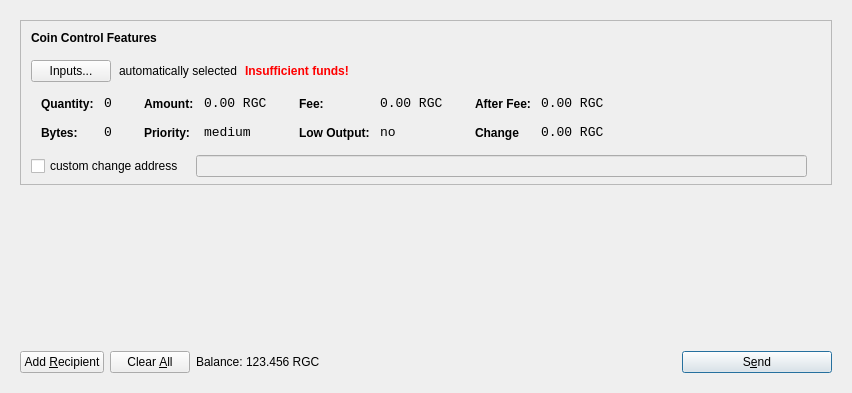
<?xml version="1.0" encoding="UTF-8"?>
<ui version="4.0">
 <class>SendCoinsDialog</class>
 <widget class="QDialog" name="SendCoinsDialog">
  <property name="geometry">
   <rect>
    <x>0</x>
    <y>0</y>
    <width>849</width>
    <height>393</height>
   </rect>
  </property>
  <property name="windowTitle">
   <string>Send Coins</string>
  </property>
  <layout class="QVBoxLayout" name="verticalLayout">
   <item>
    <widget class="QFrame" name="frameMain">
     <layout class="QVBoxLayout" name="verticalLayout_3">
      <item>
       <widget class="QFrame" name="frameCoinControl">
        <property name="sizePolicy">
         <sizepolicy hsizetype="Expanding" vsizetype="Expanding">
          <horstretch>0</horstretch>
          <verstretch>0</verstretch>
         </sizepolicy>
        </property>
        <property name="maximumSize">
         <size>
          <width>16777215</width>
          <height>16777215</height>
         </size>
        </property>
        <property name="frameShape">
         <enum>QFrame::StyledPanel</enum>
        </property>
        <property name="frameShadow">
         <enum>QFrame::Sunken</enum>
        </property>
        <layout class="QVBoxLayout" name="verticalLayoutCoinControl2">
         <property name="spacing">
          <number>6</number>
         </property>
         <property name="leftMargin">
          <number>0</number>
         </property>
         <property name="topMargin">
          <number>0</number>
         </property>
         <property name="rightMargin">
          <number>0</number>
         </property>
         <property name="bottomMargin">
          <number>6</number>
         </property>
         <item>
          <layout class="QVBoxLayout" name="verticalLayoutCoinControl" stretch="0,0,0,0,1">
           <property name="spacing">
            <number>0</number>
           </property>
           <property name="leftMargin">
            <number>10</number>
           </property>
           <property name="topMargin">
            <number>10</number>
           </property>
           <item>
            <layout class="QHBoxLayout" name="horizontalLayoutCoinControl1">
             <property name="bottomMargin">
              <number>15</number>
             </property>
             <item>
              <widget class="QLabel" name="labelCoinControlFeatures">
               <property name="sizePolicy">
                <sizepolicy hsizetype="Preferred" vsizetype="Maximum">
                 <horstretch>0</horstretch>
                 <verstretch>0</verstretch>
                </sizepolicy>
               </property>
               <property name="font">
                <font>
                 <weight>75</weight>
                 <bold>true</bold>
                </font>
               </property>
               <property name="styleSheet">
                <string notr="true">font-weight:bold;</string>
               </property>
               <property name="text">
                <string>Coin Control Features</string>
               </property>
              </widget>
             </item>
            </layout>
           </item>
           <item>
            <layout class="QHBoxLayout" name="horizontalLayoutCoinControl2" stretch="0,0,0,0">
             <property name="spacing">
              <number>8</number>
             </property>
             <property name="bottomMargin">
              <number>10</number>
             </property>
             <item>
              <widget class="QPushButton" name="pushButtonCoinControl">
               <property name="styleSheet">
                <string notr="true"/>
               </property>
               <property name="text">
                <string>Inputs...</string>
               </property>
              </widget>
             </item>
             <item>
              <widget class="QLabel" name="labelCoinControlAutomaticallySelected">
               <property name="text">
                <string>automatically selected</string>
               </property>
               <property name="margin">
                <number>5</number>
               </property>
              </widget>
             </item>
             <item>
              <widget class="QLabel" name="labelCoinControlInsuffFunds">
               <property name="font">
                <font>
                 <weight>75</weight>
                 <bold>true</bold>
                </font>
               </property>
               <property name="styleSheet">
                <string notr="true">color:red;font-weight:bold;</string>
               </property>
               <property name="text">
                <string>Insufficient funds!</string>
               </property>
               <property name="margin">
                <number>5</number>
               </property>
              </widget>
             </item>
             <item>
              <spacer name="horizontalSpacerCoinControl">
               <property name="orientation">
                <enum>Qt::Horizontal</enum>
               </property>
               <property name="sizeHint" stdset="0">
                <size>
                 <width>40</width>
                 <height>1</height>
                </size>
               </property>
              </spacer>
             </item>
            </layout>
           </item>
           <item>
            <widget class="QWidget" name="widgetCoinControl" native="true">
             <property name="sizePolicy">
              <sizepolicy hsizetype="Preferred" vsizetype="Preferred">
               <horstretch>0</horstretch>
               <verstretch>0</verstretch>
              </sizepolicy>
             </property>
             <property name="minimumSize">
              <size>
               <width>0</width>
               <height>0</height>
              </size>
             </property>
             <property name="styleSheet">
              <string notr="true"/>
             </property>
             <layout class="QHBoxLayout" name="horizontalLayoutCoinControl5">
              <property name="leftMargin">
               <number>0</number>
              </property>
              <property name="topMargin">
               <number>0</number>
              </property>
              <property name="rightMargin">
               <number>0</number>
              </property>
              <property name="bottomMargin">
               <number>0</number>
              </property>
              <item>
               <layout class="QHBoxLayout" name="horizontalLayoutCoinControl3" stretch="0,0,0,1">
                <property name="spacing">
                 <number>20</number>
                </property>
                <property name="topMargin">
                 <number>0</number>
                </property>
                <property name="bottomMargin">
                 <number>10</number>
                </property>
                <item>
                 <layout class="QFormLayout" name="formLayoutCoinControl1">
                  <property name="horizontalSpacing">
                   <number>10</number>
                  </property>
                  <property name="verticalSpacing">
                   <number>14</number>
                  </property>
                  <property name="leftMargin">
                   <number>10</number>
                  </property>
                  <property name="topMargin">
                   <number>4</number>
                  </property>
                  <property name="rightMargin">
                   <number>6</number>
                  </property>
                  <item row="0" column="0">
                   <widget class="QLabel" name="labelCoinControlQuantityText">
                    <property name="styleSheet">
                     <string notr="true">font-weight:bold;</string>
                    </property>
                    <property name="text">
                     <string>Quantity:</string>
                    </property>
                    <property name="margin">
                     <number>0</number>
                    </property>
                   </widget>
                  </item>
                  <item row="0" column="1">
                   <widget class="QLabel" name="labelCoinControlQuantity">
                    <property name="font">
                     <font>
                      <family>Monospace</family>
                      <pointsize>10</pointsize>
                     </font>
                    </property>
                    <property name="cursor">
                     <cursorShape>IBeamCursor</cursorShape>
                    </property>
                    <property name="contextMenuPolicy">
                     <enum>Qt::ActionsContextMenu</enum>
                    </property>
                    <property name="text">
                     <string>0</string>
                    </property>
                    <property name="margin">
                     <number>0</number>
                    </property>
                    <property name="textInteractionFlags">
                     <set>Qt::LinksAccessibleByMouse|Qt::TextSelectableByKeyboard|Qt::TextSelectableByMouse</set>
                    </property>
                   </widget>
                  </item>
                  <item row="1" column="0">
                   <widget class="QLabel" name="labelCoinControlBytesText">
                    <property name="styleSheet">
                     <string notr="true">font-weight:bold;</string>
                    </property>
                    <property name="text">
                     <string>Bytes:</string>
                    </property>
                   </widget>
                  </item>
                  <item row="1" column="1">
                   <widget class="QLabel" name="labelCoinControlBytes">
                    <property name="font">
                     <font>
                      <family>Monospace</family>
                      <pointsize>10</pointsize>
                     </font>
                    </property>
                    <property name="cursor">
                     <cursorShape>IBeamCursor</cursorShape>
                    </property>
                    <property name="contextMenuPolicy">
                     <enum>Qt::ActionsContextMenu</enum>
                    </property>
                    <property name="text">
                     <string>0</string>
                    </property>
                    <property name="textInteractionFlags">
                     <set>Qt::LinksAccessibleByMouse|Qt::TextSelectableByKeyboard|Qt::TextSelectableByMouse</set>
                    </property>
                   </widget>
                  </item>
                 </layout>
                </item>
                <item>
                 <layout class="QFormLayout" name="formLayoutCoinControl2">
                  <property name="horizontalSpacing">
                   <number>10</number>
                  </property>
                  <property name="verticalSpacing">
                   <number>14</number>
                  </property>
                  <property name="leftMargin">
                   <number>6</number>
                  </property>
                  <property name="topMargin">
                   <number>4</number>
                  </property>
                  <property name="rightMargin">
                   <number>6</number>
                  </property>
                  <item row="0" column="0">
                   <widget class="QLabel" name="labelCoinControlAmountText">
                    <property name="styleSheet">
                     <string notr="true">font-weight:bold;</string>
                    </property>
                    <property name="text">
                     <string>Amount:</string>
                    </property>
                    <property name="margin">
                     <number>0</number>
                    </property>
                   </widget>
                  </item>
                  <item row="0" column="1">
                   <widget class="QLabel" name="labelCoinControlAmount">
                    <property name="font">
                     <font>
                      <family>Monospace</family>
                      <pointsize>10</pointsize>
                     </font>
                    </property>
                    <property name="cursor">
                     <cursorShape>IBeamCursor</cursorShape>
                    </property>
                    <property name="contextMenuPolicy">
                     <enum>Qt::ActionsContextMenu</enum>
                    </property>
                    <property name="text">
                     <string>0.00 RGC</string>
                    </property>
                    <property name="textInteractionFlags">
                     <set>Qt::LinksAccessibleByMouse|Qt::TextSelectableByKeyboard|Qt::TextSelectableByMouse</set>
                    </property>
                   </widget>
                  </item>
                  <item row="1" column="0">
                   <widget class="QLabel" name="labelCoinControlPriorityText">
                    <property name="styleSheet">
                     <string notr="true">font-weight:bold;</string>
                    </property>
                    <property name="text">
                     <string>Priority:</string>
                    </property>
                   </widget>
                  </item>
                  <item row="1" column="1">
                   <widget class="QLabel" name="labelCoinControlPriority">
                    <property name="font">
                     <font>
                      <family>Monospace</family>
                      <pointsize>10</pointsize>
                     </font>
                    </property>
                    <property name="cursor">
                     <cursorShape>IBeamCursor</cursorShape>
                    </property>
                    <property name="contextMenuPolicy">
                     <enum>Qt::ActionsContextMenu</enum>
                    </property>
                    <property name="text">
                     <string>medium</string>
                    </property>
                    <property name="textInteractionFlags">
                     <set>Qt::LinksAccessibleByMouse|Qt::TextSelectableByKeyboard|Qt::TextSelectableByMouse</set>
                    </property>
                   </widget>
                  </item>
                 </layout>
                </item>
                <item>
                 <layout class="QFormLayout" name="formLayoutCoinControl3">
                  <property name="horizontalSpacing">
                   <number>10</number>
                  </property>
                  <property name="verticalSpacing">
                   <number>14</number>
                  </property>
                  <property name="leftMargin">
                   <number>6</number>
                  </property>
                  <property name="topMargin">
                   <number>4</number>
                  </property>
                  <property name="rightMargin">
                   <number>6</number>
                  </property>
                  <item row="0" column="0">
                   <widget class="QLabel" name="labelCoinControlFeeText">
                    <property name="styleSheet">
                     <string notr="true">font-weight:bold;</string>
                    </property>
                    <property name="text">
                     <string>Fee:</string>
                    </property>
                    <property name="margin">
                     <number>0</number>
                    </property>
                   </widget>
                  </item>
                  <item row="0" column="1">
                   <widget class="QLabel" name="labelCoinControlFee">
                    <property name="font">
                     <font>
                      <family>Monospace</family>
                      <pointsize>10</pointsize>
                     </font>
                    </property>
                    <property name="cursor">
                     <cursorShape>IBeamCursor</cursorShape>
                    </property>
                    <property name="contextMenuPolicy">
                     <enum>Qt::ActionsContextMenu</enum>
                    </property>
                    <property name="text">
                     <string>0.00 RGC</string>
                    </property>
                    <property name="textInteractionFlags">
                     <set>Qt::LinksAccessibleByMouse|Qt::TextSelectableByKeyboard|Qt::TextSelectableByMouse</set>
                    </property>
                   </widget>
                  </item>
                  <item row="1" column="0">
                   <widget class="QLabel" name="labelCoinControlLowOutputText">
                    <property name="styleSheet">
                     <string notr="true">font-weight:bold;</string>
                    </property>
                    <property name="text">
                     <string>Low Output:</string>
                    </property>
                   </widget>
                  </item>
                  <item row="1" column="1">
                   <widget class="QLabel" name="labelCoinControlLowOutput">
                    <property name="font">
                     <font>
                      <family>Monospace</family>
                      <pointsize>10</pointsize>
                     </font>
                    </property>
                    <property name="cursor">
                     <cursorShape>IBeamCursor</cursorShape>
                    </property>
                    <property name="contextMenuPolicy">
                     <enum>Qt::ActionsContextMenu</enum>
                    </property>
                    <property name="text">
                     <string>no</string>
                    </property>
                    <property name="textInteractionFlags">
                     <set>Qt::LinksAccessibleByMouse|Qt::TextSelectableByKeyboard|Qt::TextSelectableByMouse</set>
                    </property>
                   </widget>
                  </item>
                 </layout>
                </item>
                <item>
                 <layout class="QFormLayout" name="formLayoutCoinControl4">
                  <property name="horizontalSpacing">
                   <number>10</number>
                  </property>
                  <property name="verticalSpacing">
                   <number>14</number>
                  </property>
                  <property name="leftMargin">
                   <number>6</number>
                  </property>
                  <property name="topMargin">
                   <number>4</number>
                  </property>
                  <property name="rightMargin">
                   <number>6</number>
                  </property>
                  <item row="0" column="0">
                   <widget class="QLabel" name="labelCoinControlAfterFeeText">
                    <property name="styleSheet">
                     <string notr="true">font-weight:bold;</string>
                    </property>
                    <property name="text">
                     <string>After Fee:</string>
                    </property>
                    <property name="margin">
                     <number>0</number>
                    </property>
                   </widget>
                  </item>
                  <item row="0" column="1">
                   <widget class="QLabel" name="labelCoinControlAfterFee">
                    <property name="font">
                     <font>
                      <family>Monospace</family>
                      <pointsize>10</pointsize>
                     </font>
                    </property>
                    <property name="cursor">
                     <cursorShape>IBeamCursor</cursorShape>
                    </property>
                    <property name="contextMenuPolicy">
                     <enum>Qt::ActionsContextMenu</enum>
                    </property>
                    <property name="text">
                     <string>0.00 RGC</string>
                    </property>
                    <property name="textInteractionFlags">
                     <set>Qt::LinksAccessibleByMouse|Qt::TextSelectableByKeyboard|Qt::TextSelectableByMouse</set>
                    </property>
                   </widget>
                  </item>
                  <item row="1" column="0">
                   <widget class="QLabel" name="labelCoinControlChangeText">
                    <property name="styleSheet">
                     <string notr="true">font-weight:bold;</string>
                    </property>
                    <property name="text">
                     <string>Change</string>
                    </property>
                   </widget>
                  </item>
                  <item row="1" column="1">
                   <widget class="QLabel" name="labelCoinControlChange">
                    <property name="font">
                     <font>
                      <family>Monospace</family>
                      <pointsize>10</pointsize>
                     </font>
                    </property>
                    <property name="cursor">
                     <cursorShape>IBeamCursor</cursorShape>
                    </property>
                    <property name="contextMenuPolicy">
                     <enum>Qt::ActionsContextMenu</enum>
                    </property>
                    <property name="text">
                     <string>0.00 RGC</string>
                    </property>
                    <property name="textInteractionFlags">
                     <set>Qt::LinksAccessibleByMouse|Qt::TextSelectableByKeyboard|Qt::TextSelectableByMouse</set>
                    </property>
                   </widget>
                  </item>
                 </layout>
                </item>
               </layout>
              </item>
             </layout>
            </widget>
           </item>
           <item>
            <layout class="QHBoxLayout" name="horizontalLayoutCoinControl4" stretch="0,0,0">
             <property name="spacing">
              <number>12</number>
             </property>
             <property name="sizeConstraint">
              <enum>QLayout::SetDefaultConstraint</enum>
             </property>
             <property name="topMargin">
              <number>5</number>
             </property>
             <property name="rightMargin">
              <number>5</number>
             </property>
             <item>
              <widget class="QCheckBox" name="checkBoxCoinControlChange">
               <property name="text">
                <string>custom change address</string>
               </property>
              </widget>
             </item>
             <item>
              <widget class="QLineEdit" name="lineEditCoinControlChange">
               <property name="enabled">
                <bool>false</bool>
               </property>
               <property name="sizePolicy">
                <sizepolicy hsizetype="Expanding" vsizetype="Fixed">
                 <horstretch>0</horstretch>
                 <verstretch>0</verstretch>
                </sizepolicy>
               </property>
              </widget>
             </item>
             <item>
              <widget class="QLabel" name="labelCoinControlChangeLabel">
               <property name="sizePolicy">
                <sizepolicy hsizetype="Preferred" vsizetype="Expanding">
                 <horstretch>0</horstretch>
                 <verstretch>0</verstretch>
                </sizepolicy>
               </property>
               <property name="minimumSize">
                <size>
                 <width>0</width>
                 <height>0</height>
                </size>
               </property>
               <property name="text">
                <string/>
               </property>
               <property name="margin">
                <number>3</number>
               </property>
              </widget>
             </item>
            </layout>
           </item>
           <item>
            <spacer name="verticalSpacerCoinControl">
             <property name="orientation">
              <enum>Qt::Vertical</enum>
             </property>
             <property name="sizeHint" stdset="0">
              <size>
               <width>800</width>
               <height>1</height>
              </size>
             </property>
            </spacer>
           </item>
          </layout>
         </item>
        </layout>
       </widget>
      </item>
      <item>
       <widget class="QScrollArea" name="scrollArea">
        <property name="frameShape">
         <enum>QFrame::NoFrame</enum>
        </property>
        <property name="widgetResizable">
         <bool>true</bool>
        </property>
        <widget class="QWidget" name="scrollAreaWidgetContents">
         <property name="geometry">
          <rect>
           <x>0</x>
           <y>0</y>
           <width>813</width>
           <height>148</height>
          </rect>
         </property>
         <layout class="QVBoxLayout" name="verticalLayout_2">
          <property name="leftMargin">
           <number>0</number>
          </property>
          <property name="topMargin">
           <number>0</number>
          </property>
          <property name="rightMargin">
           <number>0</number>
          </property>
          <property name="bottomMargin">
           <number>0</number>
          </property>
          <item>
           <layout class="QVBoxLayout" name="entries">
            <property name="spacing">
             <number>6</number>
            </property>
           </layout>
          </item>
          <item>
           <spacer name="verticalSpacer">
            <property name="orientation">
             <enum>Qt::Vertical</enum>
            </property>
            <property name="sizeHint" stdset="0">
             <size>
              <width>20</width>
              <height>40</height>
             </size>
            </property>
           </spacer>
          </item>
         </layout>
        </widget>
       </widget>
      </item>
      <item>
       <layout class="QHBoxLayout" name="horizontalLayout">
        <item>
         <widget class="QPushButton" name="addButton">
          <property name="toolTip">
           <string>Send to multiple recipients at once</string>
          </property>
          <property name="text">
           <string>Add &amp;Recipient</string>
          </property>
          <property name="icon">
           <iconset resource="../RGCoin.qrc">
            <normaloff>:/icons/add</normaloff>:/icons/add</iconset>
          </property>
          <property name="autoDefault">
           <bool>false</bool>
          </property>
         </widget>
        </item>
        <item>
         <widget class="QPushButton" name="clearButton">
          <property name="sizePolicy">
           <sizepolicy hsizetype="Minimum" vsizetype="Fixed">
            <horstretch>0</horstretch>
            <verstretch>0</verstretch>
           </sizepolicy>
          </property>
          <property name="toolTip">
           <string>Remove all transaction fields</string>
          </property>
          <property name="text">
           <string>Clear &amp;All</string>
          </property>
          <property name="icon">
           <iconset resource="../RGCoin.qrc">
            <normaloff>:/icons/remove</normaloff>:/icons/remove</iconset>
          </property>
          <property name="autoRepeatDelay">
           <number>300</number>
          </property>
          <property name="autoDefault">
           <bool>false</bool>
          </property>
         </widget>
        </item>
        <item>
         <layout class="QHBoxLayout" name="horizontalLayout_2">
          <property name="spacing">
           <number>3</number>
          </property>
          <item>
           <widget class="QLabel" name="label">
            <property name="sizePolicy">
             <sizepolicy hsizetype="Preferred" vsizetype="Fixed">
              <horstretch>0</horstretch>
              <verstretch>0</verstretch>
             </sizepolicy>
            </property>
            <property name="text">
             <string>Balance:</string>
            </property>
           </widget>
          </item>
          <item>
           <widget class="QLabel" name="labelBalance">
            <property name="sizePolicy">
             <sizepolicy hsizetype="Preferred" vsizetype="Fixed">
              <horstretch>0</horstretch>
              <verstretch>0</verstretch>
             </sizepolicy>
            </property>
            <property name="cursor">
             <cursorShape>IBeamCursor</cursorShape>
            </property>
            <property name="text">
             <string>123.456 RGC</string>
            </property>
            <property name="textInteractionFlags">
             <set>Qt::LinksAccessibleByMouse|Qt::TextSelectableByKeyboard|Qt::TextSelectableByMouse</set>
            </property>
           </widget>
          </item>
         </layout>
        </item>
        <item>
         <spacer name="horizontalSpacer">
          <property name="orientation">
           <enum>Qt::Horizontal</enum>
          </property>
          <property name="sizeHint" stdset="0">
           <size>
            <width>40</width>
            <height>20</height>
           </size>
          </property>
         </spacer>
        </item>
        <item>
         <widget class="QPushButton" name="sendButton">
          <property name="minimumSize">
           <size>
            <width>150</width>
            <height>0</height>
           </size>
          </property>
          <property name="toolTip">
           <string>Confirm the send action</string>
          </property>
          <property name="text">
           <string>S&amp;end</string>
          </property>
          <property name="icon">
           <iconset resource="../RGCoin.qrc">
            <normaloff>:/icons/send</normaloff>:/icons/send</iconset>
          </property>
          <property name="default">
           <bool>true</bool>
          </property>
         </widget>
        </item>
       </layout>
      </item>
     </layout>
     <zorder>scrollArea</zorder>
     <zorder>frameCoinControl</zorder>
     <zorder></zorder>
    </widget>
   </item>
  </layout>
 </widget>
 <resources>
  <include location="../RGCoin.qrc"/>
 </resources>
 <connections/>
</ui>
